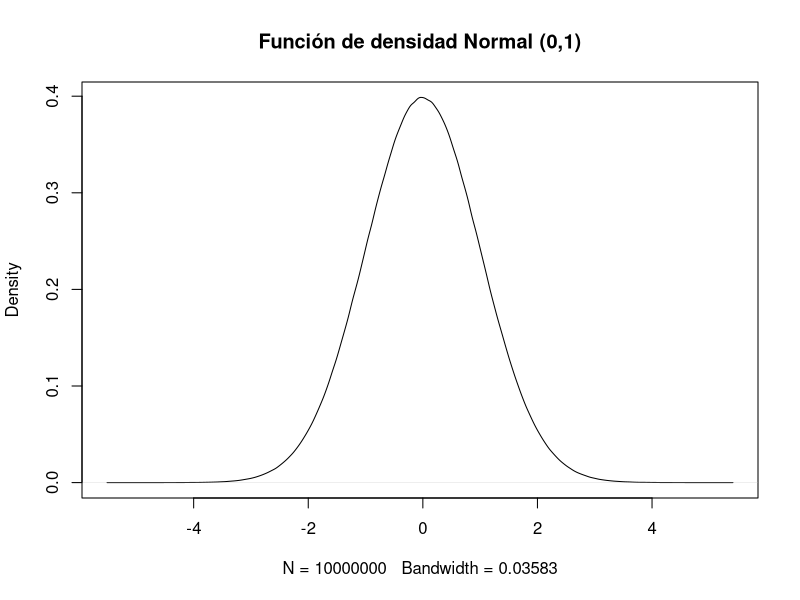
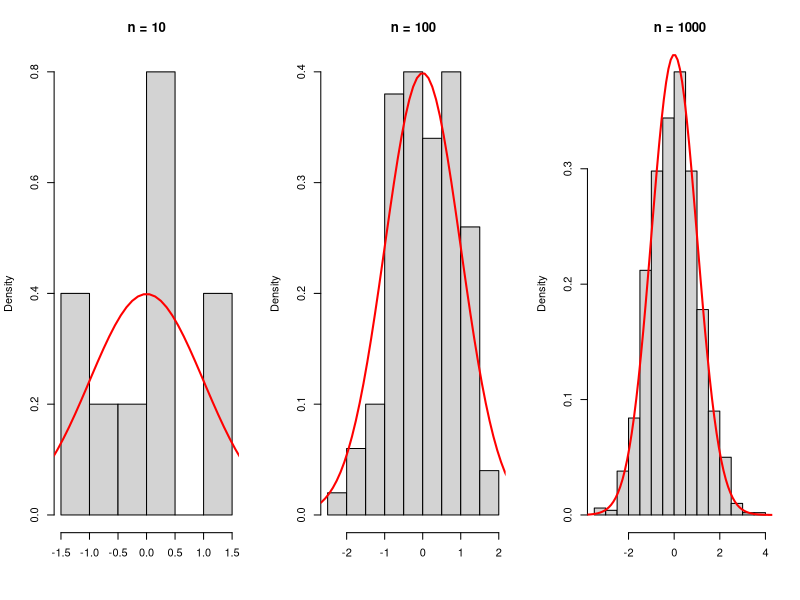

The R script that drew these images, in order: (Note: this script raises an error after producing the figures.)
# Unidad 3
# Ejemplo: función de distribución normal

set.seed(100)
data<-rnorm(10000000, mean = 0, sd = 1)
mean(data)
sd(data)
dnorm(1, mean = 0, sd = 1)
plot(density(data), main="Función de densidad Normal (0,1)")

# Con los siguientes gráficos se puede observar cómo al aumentar el número
# de observaciones (n), los histogramas de los datos se acercan a la
# función de densidad normal real:

par(mfrow = c(1, 3))# Dividimos la ventana gráfica en una fila y tres columnas
x <- seq(-10, 10, length = 200)
set.seed(3)# Semilla

# n = 10
hist(rnorm(10, mean = 0, sd = 1), main = "n = 10",
     xlab = "", prob = TRUE)
lines(x, dnorm(x), col = "red", lwd = 2)

# n = 100
hist(rnorm(100, mean = 0, sd = 1), main = "n = 100",
     xlab = "", prob = TRUE)
lines(x, dnorm(x), col = "red", lwd = 2)

# n = 1000
hist(rnorm(1000, mean = 0, sd = 1), main = "n = 1000",
     xlab = "", prob = TRUE)
lines(x, dnorm(x), col = "red", lwd = 2)

# Volvemos a la ventana original
par(mfrow = c(1, 1))

#Ejemplo: Distribución normal cuantiles**
qnorm(0.95, mean = 0, sd = 1)
qnorm(0.05, mean = 0, sd = 1)
qnorm(0.99, mean = 0, sd = 1)
qnorm(0.01, mean = 0, sd = 1)

# La familia `apply`
library(readxl)
# 1.Leer los datos
lluvia<- read_excel("lluvia_pampa.xlsx")
names(lluvia)
summary(lluvia)
 
# -   `apply` se usa cuando desea aplicar una función sobre una matriz o
#     `data.frame`. Suma valores por fila o columna
# 
# -   `tapply` es una función que permite crear resúmenes de grupos
#     basados en niveles de los factores.

# Por ejemplo, si sobre la base de datos **lluvia** quisiéramos saber
# ¿cuál fue el valor de lluvia máxima que se presentó en enero para todas
# las localidades? Recuerde que enero está en la columna 3, entonces las
# sentencias serian:

a<-apply(lluvia[3], 2, max) #  2 indica columnas
a

# Para saber por ejemplo ¿Cuál fue el valor de lluvia máxima que se
# presentó en enero para Miramar?

apply(lluvia[lluvia$localidad=="MIRAMAR",3 ],2,max)

# ¿Cuál fue el valor de lluvia máxima que se presentó en enero para "TRES
# ARROYOS-AERO"?
apply(lluvia[lluvia$localidad=="TRES ARROYOS-AERO",3 ],2,max)


# **Ejemplos de `tapply`**
# ¿Cuál es la suma de las precipitaciones en el mes de enero en cada
# localidad?
(tabla.1<-tapply(lluvia$ene, lluvia$localidad, sum))

# ¿Cuál es la suma de las precipitaciones en el mes de enero en cada
# localidad antes de 1970?
(tabla.2<-tapply(lluvia$ene[lluvia$año<1970], lluvia$localidad[lluvia$año<1970], sum))

# ¿Cuántos años tiene cada localidad ?
(años.localidad <- tapply(lluvia$año,lluvia$localidad,  function(x) length(unique(x))))

# ¿Cuántas localidades tuvieron más del 40 años de registros
años.localidad[años.localidad >40]

# con library(base)
apply(lluvia[3], 2, max)
# con library(tidyverse)
lluvia %>% select(3) %>% max()

# con library(base)
apply(lluvia[lluvia$localidad=="MIRAMAR",3 ],2,max)
# con library(tidyverse)
lluvia %>% 
  filter(localidad == 'MIRAMAR') %>%
  select(3) %>% 
  max()

# con library(base)
apply(lluvia[lluvia$localidad=="TRES ARROYOS-AERO",3 ],2,max)
# con library(tidyverse)
lluvia %>% 
  filter(localidad == 'TRES ARROYOS-AERO') %>%
  select(3) %>% 
  max()

# con library(base)
tapply(lluvia$ene, lluvia$localidad, sum)
# con library(tidyverse)
lluvia %>% group_by(localidad) %>% 
  summarise(total_enero = sum(ene))
  
# con library(base)
tapply(lluvia$ene[lluvia$año<1970], lluvia$localidad[lluvia$año<1970], sum)
# con library(tidyverse)
lluvia %>% 
  filter(año<1970) %>%
  group_by(localidad) %>%
  summarise(total_enero = sum(ene))

# con library(base)
# ¿Cuántos años tiene cada localidad ?
tapply(lluvia$año,lluvia$localidad,  function(x) length(unique(x)))
# con library(tidyverse)
lluvia %>% group_by(localidad) %>%
  summarise(cantidad = n_distinct(año))

# con library(base)
# +40
#años.localidad[años.localidad >40]

# con library(tidyverse)
lluvia %>% group_by(localidad) %>%
  summarise(cantidad = n_distinct(año)) %>% 
  filter(cantidad > 40)
############################################################
# Definición de funciones propias

mi_suma <- function(a, b) {
  the_sum <- a + b
  return(the_sum)
}

mi_suma(3, 4)

cuadrado <- function(x){
  return(x^2)
}

cuadrado(9)

cuadrado <- function(x) return(x^2)
cuadrado(9)

cuadrado <- function(x) x^2
cuadrado(9)

# Las funciones en `R` pueden tener argumentos con valores por defecto.

potencia <- function(x, exponente = 2) x^exponente
datos<-c(potencia(2), potencia(2, 3), potencia(2, exponente = 3))
datos

# Procesos iterativos
## Bucle `for`

## Ejemplos del ciclo for en R

### Ejemplo 1
for (i in 1:5) {
   x1 <- i^2          
  print(x1)
}

### Ejemplo 2
# Queremos conocer la distribución de la media muestral de n observaciones
# obtenidas independientemente de una distribución uniforme a lo largo del
# intervalo (0, 1).

set.seed(1)  # Fijamos semilla para reproductibilidad
rep <- 5000 # Número de repeticiones
n <- 2       # Número de puntos
Media<- numeric(rep)

for (i in 1:rep) {
    x <- runif(n)
    Media[i] <- mean(x)
    
}
hist(Media, breaks = 40, main = paste("n = ", n), ylab="Frecuencia")


### Ejemplo 3
library(tidyverse)
df <- tibble(
  a = rnorm(10),
  b = rnorm(10),
  c = rnorm(10),
  d = rnorm(10)
)
df

# Queremos calcular la mediana de cada columna. Podrías hacerlo copiando y
# pegando el siguiente código:

median(df$a)
median(df$b)
median(df$c)
median(df$d)

output <- vector("double", ncol(df))  # 1. output
for (i in seq_along(df)) {            # 2. secuencia
  output[[i]] <- median(df[[i]])      # 3. cuerpo
}
output


### Ejemplo 4
# Veamos como usarlo en la base de datos lluvia, queremos obtener la suma de la precipitación de cada mes en cada localidad

library(readxl)
lluvia.inta<- read_excel("lluvia_pampa.xlsx")
head(lluvia.inta)


# Vamos a acomodar los datos usando la función `pivot_longer`
# ver: vignette("pivot")

# Pasa a 4 variables y elimina las ultima 3 columnas
lluvia <- lluvia.inta[-c(15:17)] %>% pivot_longer(!c(localidad, año),
                                             names_to = 'mes',
                                             values_to = 'ppm')



lluvia%>%
 filter(mes=="ene" & localidad=="MAR DEL PLATA-AERO" ) %>%
 summarise(total = sum(ppm))

# Lo podemos convertir en una función

precip<-function(data,lugar,fecha){
 data%>%
 filter(localidad==lugar & mes==fecha ) %>%
 summarise(total = sum(ppm))
}

precip(lluvia,"MAR DEL PLATA-AERO","ene")


# Esta función la deberíamos aplicar a cada mes de cada localidad
head(lugar<-unique(lluvia$localidad))
head(meses<-unique(lluvia$mes))


# Los podemos hacer usando un loop
resultado<-data.frame()
for (i in lugar) {
  for (j in meses) {
sum.prep<- data.frame(precip(lluvia,i,j ), i, j) 
resultado<-rbind(resultado,sum.prep)
  }
}
  
